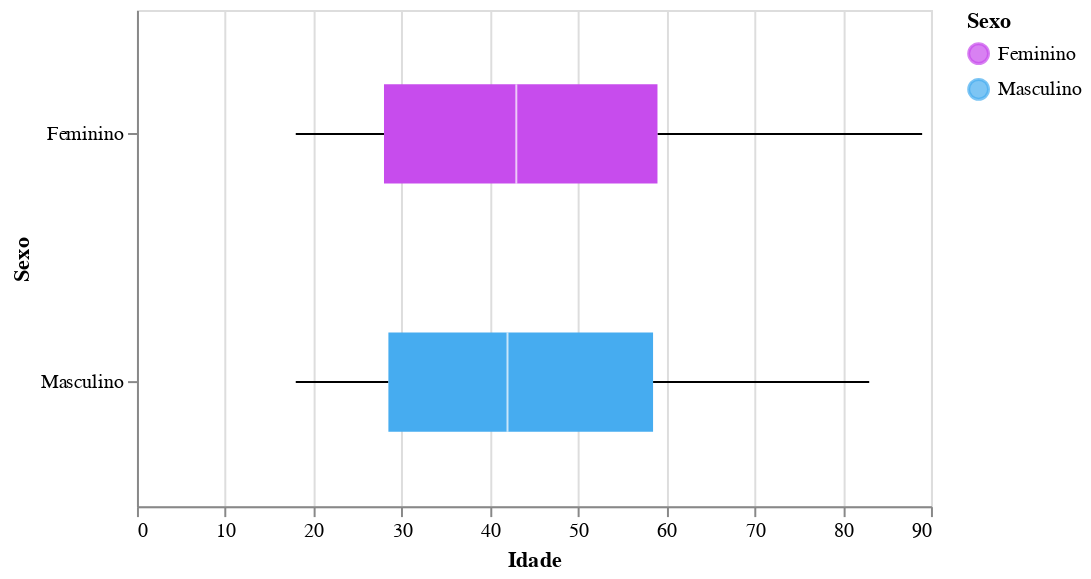

Notebook code for this chart:
### Code cell
alt.Chart(df).mark_boxplot(size=50).encode(
    x=alt.X('age', title='Idade'),
    y=alt.Y('sex:N', title='Sexo',scale=alt.Scale(zero=False)),
    color = alt.Color('sex:N', title='Sexo', scale=alt.Scale(range=range_)),
).properties(
    width=400,
    height=250)

### Figure 1 — Vega-Lite specification as saved in the notebook (floating-point values rounded to 4 significant figures; data arrays with more than 128 entries replaced by an {"elided": "..."} marker saying what was removed)
{"config": {"view": {"continuousWidth": 400, "continuousHeight": 300}}, "data": {"name": "data-06409d8ff8c2ee05e2614cd49525f90d"}, "mark": {"type": "boxplot", "size": 50}, "encoding": {"color": {"type": "nominal", "field": "sex", "scale": {"range": ["#C74CED", "#46ACF0"]}, "title": "Sexo"}, "x": {"type": "quantitative", "field": "age", "title": "Idade"}, "y": {"type": "nominal", "field": "sex", "scale": {"zero": false}, "title": "Sexo"}}, "height": 250, "width": 400, "$schema": "https://vega.github.io/schema/vega-lite/v4.8.1.json", "datasets": {"data-06409d8ff8c2ee05e2614cd49525f90d": {"elided": "294 records"}}}
